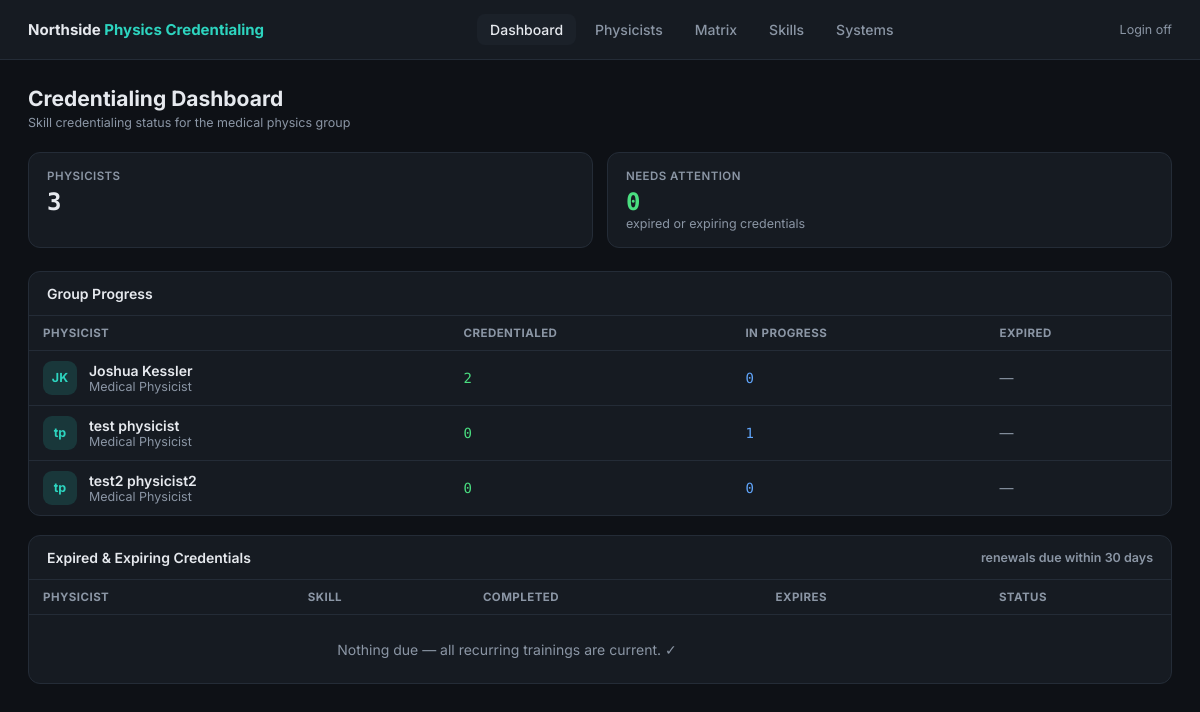
The page / on the database its author committed.
### credentialing/models.py (models this page shows)
class Physicist(models.Model):
    user = models.OneToOneField(User, on_delete=models.SET_NULL, null=True, blank=True,
                                related_name='physicist')
    first_name = models.CharField(max_length=100)
    last_name = models.CharField(max_length=100)
    email = models.EmailField(unique=True)
    title = models.CharField(max_length=120, blank=True,
                             help_text="e.g. Medical Physicist, Senior Physicist, Chief Physicist")
    location = models.CharField(max_length=120, blank=True,
                                help_text="Site or clinic this physicist is based at")
    hire_date = models.DateField(null=True, blank=True)
    is_active = models.BooleanField(default=True)
    class Meta:
        ordering = ['last_name', 'first_name']
    def __str__(self):
        return f"{self.first_name} {self.last_name}"
    def credential_summary(self):
        creds = {(c.skill_id, c.system_id): c
                 for c in self.credentials.select_related('skill')}
        systems_by_type = TreatmentSystem.active_by_type()
        summary = {'credentialed': 0, 'in_progress': 0, 'not_started': 0,
                   'not_applicable': 0, 'expired': 0, 'total': 0}
        for s in Skill.objects.filter(is_active=True):
            for system in s.checklist_systems(systems_by_type):
                c = creds.get((s.pk, system.pk if system else None))
                status = c.effective_status if c else 'not_started'
                summary[status] += 1
                if status != 'not_applicable':
                    summary['total'] += 1
        return summary
    def percent_complete(self):
        s = self.credential_summary()
        if s['total'] == 0:
            return 0
        return round(100 * s['credentialed'] / s['total'])

### credentialing/views.py (the view)
# urls.py: path('', views.dashboard, name='dashboard'),
@login_required_
def dashboard(request):
    today = timezone.now().date()
    physicists = Physicist.objects.filter(is_active=True)
    total_skills = Skill.objects.filter(is_active=True).count()
    summaries = []
    for p in physicists:
        s = p.credential_summary()
        summaries.append({'physicist': p, **s, 'percent': p.percent_complete()})
    attention = []
    for c in Credential.objects.filter(status='credentialed', physicist__is_active=True,
                                       skill__is_active=True, skill__renewal_months__isnull=False,
                                       date_completed__isnull=False
                                       ).select_related('physicist', 'skill', 'system'):
        if c.is_expired:
            attention.append({'credential': c, 'kind': 'expired', 'when': c.expiration_date})
        elif c.expires_soon:
            attention.append({'credential': c, 'kind': 'expiring', 'when': c.expiration_date})
    attention.sort(key=lambda x: x['when'])
    profile = getattr(request.user, 'profile', None)
    return render(request, 'credentialing/dashboard.html', {
        'summaries': summaries,
        'total_skills': total_skills,
        'attention': attention[:25],
        'attention_count': len(attention),
        'today': today,
        'is_admin': _is_admin(request),
        'my_physicist': profile.physicist if profile else None,
    })

### credentialing/models.py (called while the page is built, shortened)
    @classmethod
    def active_by_type(cls):
        grouped = {}
        for s in cls.objects.filter(is_active=True):
            grouped.setdefault(s.system_type, []).append(s)
        return grouped

    def checklist_systems(self, systems_by_type=None):
        if not self.system_type:
            return [None]
        if systems_by_type is None:
            systems_by_type = TreatmentSystem.active_by_type()
        return list(systems_by_type.get(self.system_type, []))

    @property
    def expiration_date(self):
        if self.status != 'credentialed' or not self.date_completed or not self.skill.renewal_months:
            return None

    @property
    def is_expired(self):
        exp = self.expiration_date
        return exp is not None and exp < timezone.now().date()

    @property
    def effective_status(self):
        if self.status == 'credentialed' and self.is_expired:
            return 'expired'
        return self.status

### credentialing/views.py (called while the page is built)
def login_required_(view):
    @wraps(view)
    def wrapper(request, *args, **kwargs):
        if login_enabled() and not request.user.is_authenticated:
            return redirect('login')
        return view(request, *args, **kwargs)
    return wrapper

def _is_admin(request):
    if not login_enabled():
        return True
    profile = getattr(request.user, 'profile', None)
    return bool(profile and profile.is_admin)

### credentialing/templates/credentialing/dashboard.html (shortened to what this page needs)
{% extends "credentialing/base.html" %}
{% block content %}
<div class="page-header">
  <div>
    <h1>Credentialing Dashboard</h1>
    <p class="text-muted text-sm mt-1">Skill credentialing status for the medical physics group</p>
  </div>
</div>
<div class="stats-grid">
  <div class="stat-card"><div class="stat-label">Physicists</div><div class="stat-value">{{ summaries|length }}</div></div>
  <div class="stat-card"><div class="stat-label">Needs Attention</div>
    <div class="stat-value" style="color:{% if attention_count %}var(--amber){% else %}var(--green){% endif %};">{{ attention_count }}</div>
    <div class="text-muted text-sm">expired or expiring credentials</div></div>
</div>
<div class="card">
  <div class="card-title">Group Progress</div>
  <div class="table-wrap"><table>
    <thead><tr><th>Physicist</th><th>Credentialed</th><th>In Progress</th><th>Expired</th></tr></thead>
    <tbody>
    {% for s in summaries %}
      <tr>
        <td><div class="flex items-center gap-3">
          <div class="avatar">{{ s.physicist.first_name.0 }}{{ s.physicist.last_name.0 }}</div>
          <div><a href="/physicists/{{ s.physicist.pk }}/" style="color:var(--text);text-decoration:none;font-weight:600;">{{ s.physicist }}</a>
          <div class="text-muted text-sm">{{ s.physicist.title|default:"Medical Physicist" }}</div></div>
        </div></td>
        <td style="font-family:'DM Mono',monospace;color:var(--green);">{{ s.credentialed }}</td>
        <td style="font-family:'DM Mono',monospace;color:var(--blue);">{{ s.in_progress }}</td>
        <td>{% if s.expired %}<span class="badge badge-expired">{{ s.expired }}</span>{% else %}<span class="text-muted">—</span>{% endif %}</td>
      </tr>
    {% empty %}
      <tr><td colspan="4" class="empty-state" style="text-align:center;padding:2rem;">No physicists yet.{% if is_admin %} <a href="/physicists/add/">Add one</a>.{% endif %}</td></tr>
    {% endfor %}
    </tbody>
  </table></div>
</div>
<div class="card">
  <div class="card-title"><span>Expired &amp; Expiring Credentials</span><span class="text-muted text-sm">renewals due within 30 days</span></div>
  <div class="table-wrap"><table>
    <thead><tr><th>Physicist</th><th>Skill</th><th>Completed</th><th>Expires</th><th>Status</th></tr></thead>
    <tbody>
    {% for a in attention %}
      <tr>
        <td><a href="/physicists/{{ a.credential.physicist.pk }}/" style="color:var(--text);text-decoration:none;font-weight:500;">{{ a.credential.physicist }}</a></td>
        <td>{{ a.credential.skill.name }}{% if a.credential.system %} <span class="sys-tag">{{ a.credential.system }}</span>{% endif %}</td>
        <td class="text-muted">{{ a.credential.date_completed|date:"M j, Y" }}</td>
        <td style="font-family:'DM Mono',monospace;">{{ a.when|date:"M j, Y" }}</td>
        <td>{% if a.kind == 'expired' %}<span class="badge badge-expired">Expired</span>{% else %}<span class="badge badge-expiring">Expiring soon</span>{% endif %}</td>
      </tr>
    {% empty %}
      <tr><td colspan="4" class="empty-state" style="text-align:center;padding:1.6rem;">Nothing due — all recurring trainings are current. ✓</td></tr>
    {% endfor %}
    </tbody>
  </table></div>
</div>
{% endblock %}

### credentialing/templates/credentialing/base.html (style rules this page uses)
:root { --bg:#0e1116;--card:#161b22;--card-2:#1b2129;--border:#242c37;--border-2:#2e3844; --text:#e6e9ee;--muted:#8b96a5;--teal:#2dd4bf;--green:#4ade80;--amber:#fbbf24;--red:#f87171; --purple:#a78bfa;--blue:#60a5fa; }
* { margin:0;padding:0;box-sizing:border-box; }
body { background:var(--bg);color:var(--text);font-family:'Inter',sans-serif;font-size:14px; }
a { color:var(--teal); }
.page-header { display:flex;align-items:flex-start;justify-content:space-between;margin-bottom:1.4rem;gap:12px;flex-wrap:wrap; }
h1 { font-size:21px;font-weight:700; }
.text-muted { color:var(--muted); }
.text-sm { font-size:12.5px; }
.mt-1 { margin-top:4px; }
.card { background:var(--card);border:1px solid var(--border);border-radius:12px;margin-bottom:1.2rem;overflow:hidden; }
.card-title { padding:13px 18px;border-bottom:1px solid var(--border);font-weight:600;display:flex;justify-content:space-between;align-items:center; }
.table-wrap { overflow-x:auto; }
table { width:100%;border-collapse:collapse; }
th { color:var(--muted);text-align:left;font-size:11.5px;text-transform:uppercase;letter-spacing:.04em; padding:10px 14px;border-bottom:1px solid var(--border);white-space:nowrap; }
td { padding:10px 14px;border-bottom:1px solid var(--border);vertical-align:middle; }
tr:last-child td { border-bottom:none; }
.stats-grid { display:grid;grid-template-columns:repeat(auto-fit,minmax(170px,1fr));gap:14px;margin-bottom:1.4rem; }
.stat-card { background:var(--card);border:1px solid var(--border);border-radius:12px;padding:16px 18px; }
.stat-label { color:var(--muted);font-size:11.5px;text-transform:uppercase;letter-spacing:.04em;font-weight:600; }
.stat-value { font-size:24px;font-weight:700;margin-top:5px;font-family:'DM Mono',monospace; }
.avatar { width:34px;height:34px;border-radius:9px;display:flex;align-items:center;justify-content:center; font-weight:700;font-size:12.5px;background:rgba(45,212,191,.15);color:var(--teal);flex-shrink:0; }
.flex { display:flex; }
.items-center { align-items:center; }
.gap-3 { gap:12px; }
.empty-state { color:var(--muted); }

### rows shown on the page
Physicist: physicist.first_name.0 "J", physicist.last_name.0 "K", physicist "Joshua Kessler", physicist "Medical Physicist", credentialed "2", in_progress "0"
Physicist: physicist.first_name.0 "t", physicist.last_name.0 "p", physicist "test physicist", physicist "Medical Physicist", credentialed "0", in_progress "1"
Physicist: physicist.first_name.0 "t", physicist.last_name.0 "p", physicist "test2 physicist2", physicist "Medical Physicist", credentialed "0", in_progress "0"

### other values the page prints
{{ summaries|length }} "3"
{{ attention_count }} "0"
